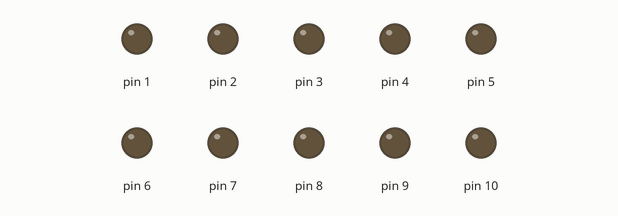
Bench run of a sketch on a simulated Arduino Uno, built with avr-gcc and run on an emulated ATmega328P. On the bench: output pins drawn as LEDs (lit = HIGH).

Above: at 0.05 s.
At 0.45 s:
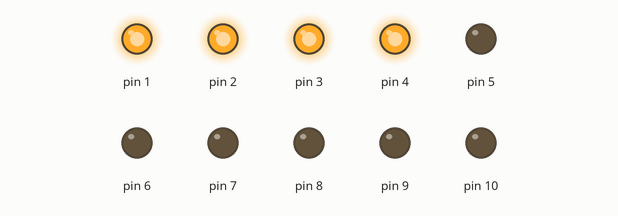
At 0.75 s:
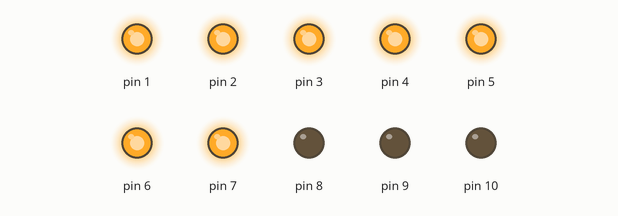
At 1.45 s:
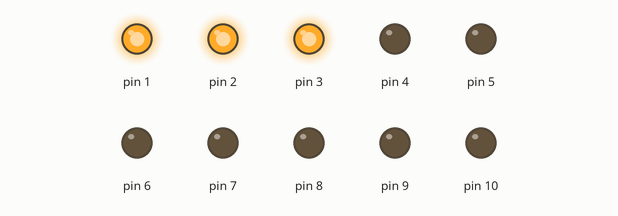
At 2.15 s:
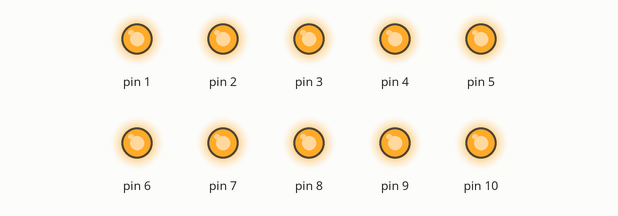
At 2.85 s:
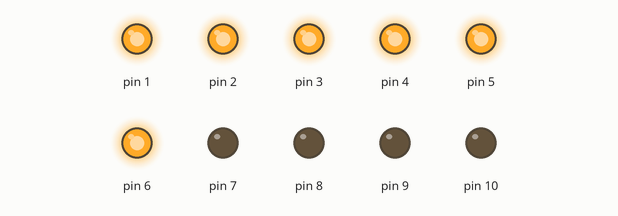
Timing chart, 0 to 3.1 s (numbered marks = the images above):
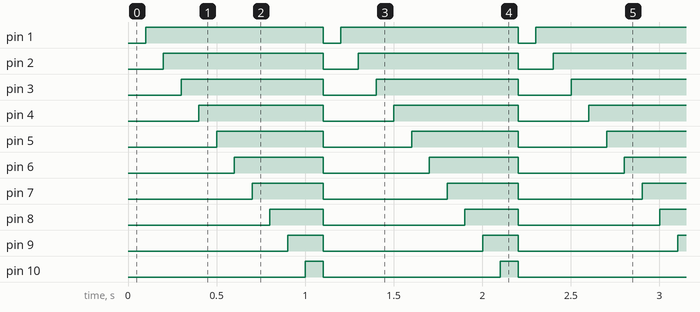

Measured:
- by itself, pin 1: alternates HIGH for 1.0 s and LOW for 0.10 s
- by itself, pin 2: alternates HIGH for 0.90 s and LOW for 0.20 s
- by itself, pin 3: alternates HIGH for 0.80 s and LOW for 0.30 s
- by itself, pin 4: alternates HIGH for 0.70 s and LOW for 0.40 s
- by itself, pin 5: alternates HIGH for 0.60 s and LOW for 0.50 s
- by itself, pin 6: alternates HIGH for 0.50 s and LOW for 0.60 s
- by itself, pin 7: alternates HIGH for 0.40 s and LOW for 0.70 s
- by itself, pin 8: alternates HIGH for 0.30 s and LOW for 0.80 s

The sketch:

10-Segment-indicator.ino
```cpp
void setup() {
  // put your setup code here, to run once:
  for(int i=1;i<11;i++)
  {
    pinMode(i, OUTPUT);
  }
}

void offAll()
{
  for(int i=1;i<11;i++)
  {
    digitalWrite(i, LOW);
    //delay(300);
  }
}

int turnedOn = 0;

void loop() {
  for(int i=1;i<11;i++)
  {
    if(i<=turnedOn)
    {
      digitalWrite(i, HIGH);
    }
    else
    {
      digitalWrite(i, LOW);
    }
  }
  delay(100);
  turnedOn= (turnedOn+1)%11;
  return;
  // put your main code here, to run repeatedly:
  for(int i=1;i<11;i++)
  {
    if(i%2==0)
    {
      digitalWrite(i, HIGH);
    }
  }
  delay(300);
  offAll();
  delay(300);
  for(int i=1;i<11;i++)
  {
    if(i%2==1)
    {
      digitalWrite(i, HIGH);
    }
  }
  delay(300);
  offAll();
  delay(300);
}
```
